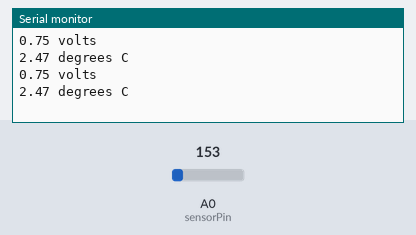
Bench run of a sketch on a simulated Arduino Uno, built with avr-gcc and run on an emulated ATmega328P. On the bench: the last lines printed to the serial monitor. The test bench sets the inputs (shaded band); at power-on: A0 (sensorPin) = 153.

Above: at 1.8 s.
1.9 s: A0 (sensorPin) set to 165
At 2.8 s:
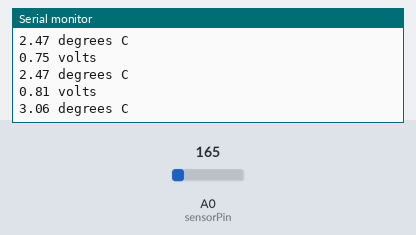
3.4 s: A0 (sensorPin) set to 175
At 4.7 s:
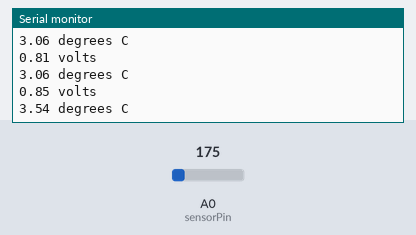
Timing chart, 0 to 6.4 s (numbered marks = the images above; inputs shaded):
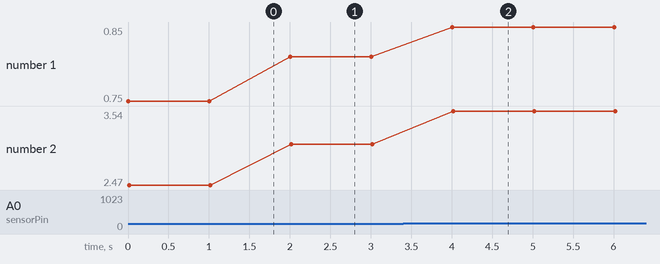

Measured:
- after the input at 1.9 s, the serial monitor: prints a new line after 0.10 s (image 1)
- after the input at 3.4 s, the serial monitor: prints a new line after 0.60 s (image 2)
- plotted number 1: 0.75 → 0.81 after the input at 1.9 s, 0.81 → 0.85 after the input at 3.4 s
- plotted number 2: 2.47 → 3.06 after the input at 1.9 s, 3.06 → 3.54 after the input at 3.4 s

The sketch:

SensorSuhu.ino
```cpp
    //TMP36 Pin Variables
    int sensorPin = 0; //the analog pin the TMP36's Vout (sense) pin is connected to
                            //the resolution is 10 mV / degree centigrade with a
                            //500 mV offset to allow for negative temperatures

    /*
     * setup() - this function runs once when you turn your Arduino on
     * We initialize the serial connection with the computer
     */
    void setup()
    {
      Serial.begin(9600);  //Start the serial connection with the computer
                           //to view the result open the serial monitor
    }

    void loop()                     // run over and over again
    {
     //getting the voltage reading from the temperature sensor
     int reading = analogRead(sensorPin);

     // converting that reading to voltage, for 3.3v arduino use 3.3
     float voltage = reading * 5.0;
     voltage /= 1024.0;

     // print out the voltage
     Serial.print(voltage); Serial.println(" volts");

     // now print out the temperature
     float temperatureC = (voltage - 0.5) * 10 ;  //converting from 10 mv per degree wit 500 mV offset
                                                   //to degrees ((voltage - 500mV) times 100)
     Serial.print(temperatureC); Serial.println(" degrees C");

     delay(1000);                                     //waiting a second
    }
```
